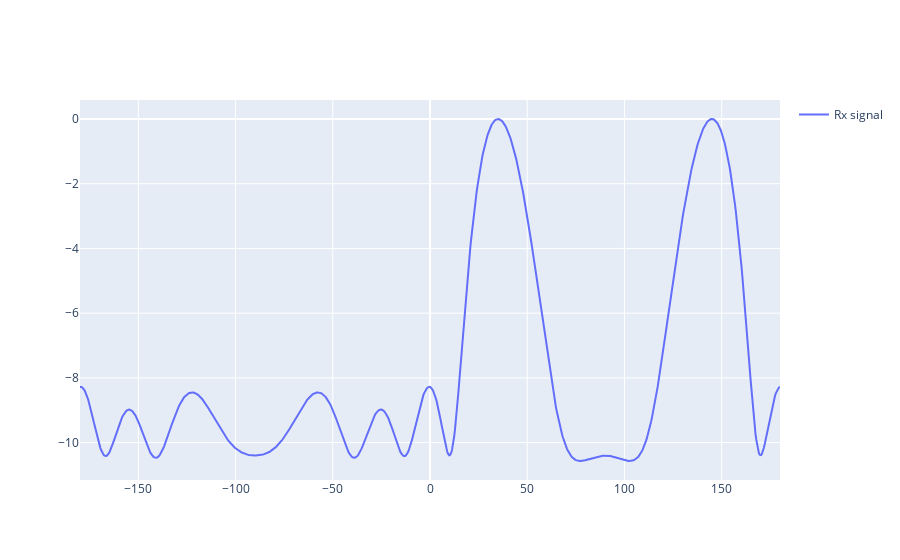

Notebook code cell kept with this figure:
### Code cell
theta_scan = np.linspace(-1*np.pi, np.pi, 1000) # 1000 different thetas between -180 and +180 degrees
results = []
for theta_i in theta_scan:
   w = beamforming.create_steering_vectors(antena_rx_nbr, antena_spacing, theta_i)
   X_weighted = beamforming.beamforming(rx_signals, w)
   results.append(10*np.log10(np.var(X_weighted))) # power in signal, in dB so its easier to see small and large lobes at the same time
results -= np.max(results) # normalize (optional)

# print angle that gave us the max value
print(theta_scan[np.argmax(results)] * 180 / np.pi) # 19.99999999999998

if use_matplotlib:
   plt.plot(theta_scan*180/np.pi, results) # lets plot angle in degrees 
   plt.xlabel("Theta [Degrees]")
   plt.ylabel("DOA Metric")
   plt.grid()
   plt.show()
else:
   fig = go.Figure()
   fig.add_trace(go.Scatter(x=theta_scan*180/np.pi, y=results, mode='lines', name="Rx signal", showlegend=True))
   fig.update_layout(template="plotly_dark")
   fig.show()

### Figure 1 — Plotly figure (JSON) as saved in the notebook; plotly's stock layout.template omitted (floating-point values rounded to 4 significant figures; data arrays with more than 128 entries replaced by an {"elided": "..."} marker saying what was removed)
{"data": [{"mode": "lines", "name": "Rx signal", "showlegend": true, "type": "scatter", "x": {"elided": "1000 float values"}, "y": {"elided": "1000 float values"}}], "layout": {}}
